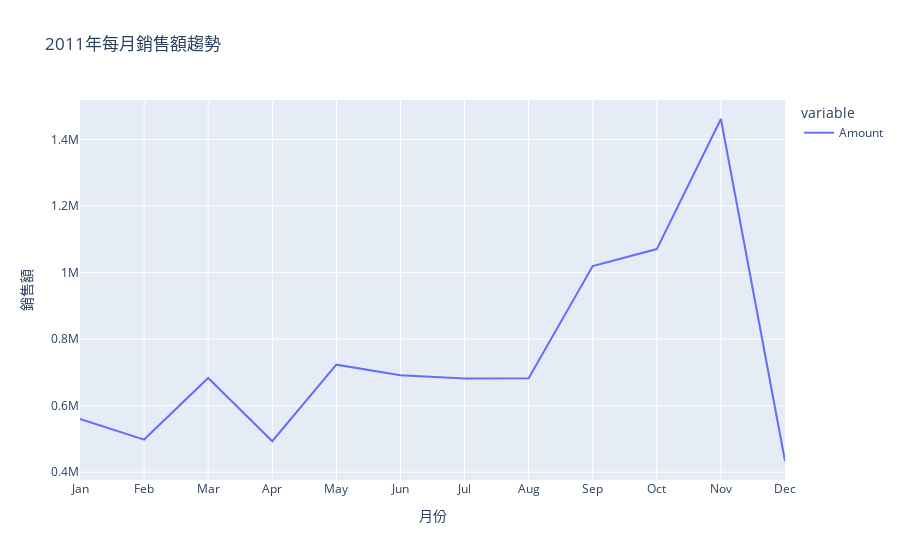

Notebook cell for this chart:
### Code cell
# 將每月的資料分組，並計算每月的銷售額趨勢，只取2011年的資料
data_2011 = data[data['InvoiceDate'].dt.year == 2011]
month = data_2011.groupby([data['InvoiceDate'].dt.month])

# 用plotly繪圖，X軸為月份，Y軸為銷售額
fig = px.line(month['Amount'].sum(), title='2011年每月銷售額趨勢').update_layout(xaxis_title='月份', yaxis_title='銷售額')
fig.update_layout(xaxis=dict(tickmode='array', tickvals=list(range(1, 13)), ticktext=['Jan', 'Feb', 'Mar', 'Apr', 'May', 'Jun', 'Jul', 'Aug', 'Sep', 'Oct', 'Nov', 'Dec']))
fig.show()

### Figure 1 — Plotly figure (JSON) as saved in the notebook; plotly's stock layout.template omitted (floating-point values rounded to 4 significant figures)
{"data": [{"hovertemplate": "variable=Amount<br>InvoiceDate=%{x}<br>value=%{y}<extra></extra>", "legendgroup": "Amount", "line": {"color": "#636efa", "dash": "solid"}, "marker": {"symbol": "circle"}, "mode": "lines", "name": "Amount", "orientation": "v", "showlegend": true, "type": "scatter", "x": [1, 2, 3, 4, 5, 6, 7, 8, 9, 10, 11, 12], "xaxis": "x", "y": [560000.0, 498100.0, 683300.0, 493200.0, 723300.0, 691100.0, 681300.0, 682700.0, 1020000.0, 1071000.0, 1462000.0, 433700.0], "yaxis": "y"}], "layout": {"legend": {"title": {"text": "variable"}, "tracegroupgap": 0}, "title": {"text": "2011年每月銷售額趨勢"}, "xaxis": {"anchor": "y", "domain": [0, 1], "tickmode": "array", "ticktext": ["Jan", "Feb", "Mar", "Apr", "May", "Jun", "Jul", "Aug", "Sep", "Oct", "Nov", "Dec"], "tickvals": [1, 2, 3, 4, 5, 6, 7, 8, 9, 10, 11, 12], "title": {"text": "月份"}}, "yaxis": {"anchor": "x", "domain": [0, 1], "title": {"text": "銷售額"}}}}
